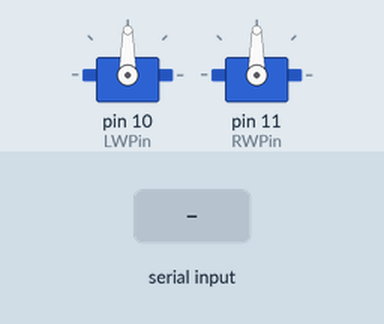
The sketch below on a simulated Arduino Uno, built with avr-gcc and run on an emulated ATmega328P. On the bench: 2 × servo. The test bench sets the inputs (shaded band).

Above: at 1.2 s.
1.3 s: "1" received over Serial
At 2.5 s:
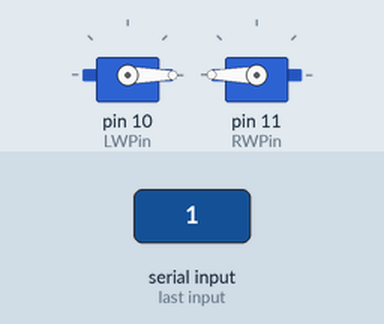
2.8 s: "2" received over Serial
At 3.8 s:
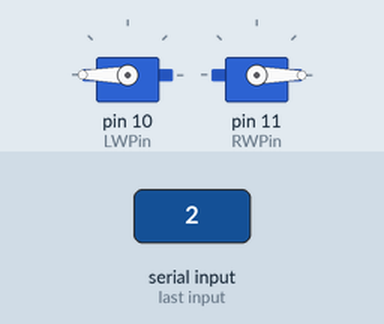
4.3 s: "3" received over Serial
At 4.9 s:
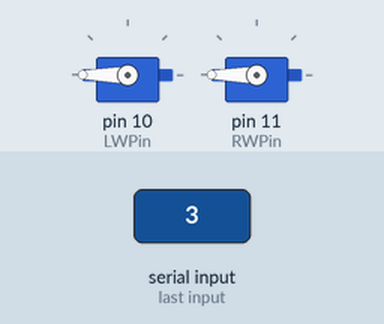
5.8 s: "4" received over Serial
At 7.2 s:
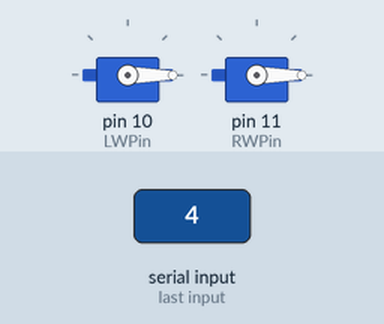
Timing chart, 0 to 8.3 s (numbered marks = the images above; inputs shaded):
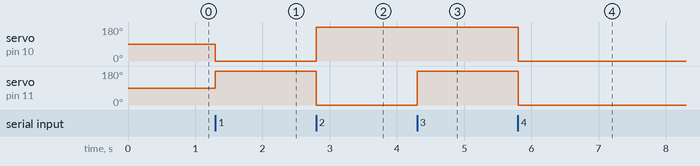

The sketch:

Something.ino
```cpp
// This code is based on a program called "Sweep"
// by BARRAGAN <http://barraganstudio.com>
// (which is an example placed in the public domain found under the example menu of the Arduino IDE)
// and we also utilize the Servo.h Library

//Creative commons license for my modifications
//
//I created additional functions created for handling continuous-rotation-servos as motors
//Forward, Backward, RotateLeft, RotateRight, Stop, and attachServo
//by gskielian  < http://www.kielian.net >

double ForwardSpeed = 100.0;
double RotateSpeed = 100.0;
double BackwardSpeed = 100.0;

#include <Servo.h>

Servo LeftWheel;  // create servo object to control a servo
Servo RightWheel;  // create servo object to control a servo

// Note: a maximum of eight servo objects can be created

int LWPin = 10; //set the pin number for your left servo-motors (just change the number if not pin 9)
int RWPin = 11; //right-wheel control pin

char ch;


void setup()
{
  LeftWheel.attach( LWPin );  //  Connects LeftWheel to the pin LWPin
  RightWheel.attach( RWPin );  // Connects another wheel to be controlled by the pin RWPin

Serial.begin(9600);
}


void loop() {

  if (Serial.available())
  {
      ch = Serial.read();

      if ( ch == '1' )
      {
        Forward(0.1);
      }
      else if (ch == '2')
      {
        Backward(0.1);
      }
      else if (ch == '3')
      {
        RotateLeft(0.1);
      }
      else if (ch == '4')
      {
        RotateRight(0.1);
      }
      else
      {
        Stop(0.1);
      }
  }
}


void Forward(double seconds)
{
    double speed = ForwardSpeed;

     attachServos(); //in case we disconnected them

     //The CRS thinks it is always at 90 degrees
     //if you tell it to go to 180 degrees it will go really fast clock-wise
     //0 degrees really quickly counterclockwise
     // 95 really slowly clockwise

    double leftspeed = (-speed/100.0*90.0 + 90) ;
    double rightspeed = (speed/100.0*90.0 + 90) ;  // translates it to servo-speak (servo input is from 0-180)

    LeftWheel.write( (int) leftspeed);
    RightWheel.write((int) rightspeed); // Right wheel is backwards

   //delay wants an integer number of milliseconds, we turn seconds to milliseconds
   //then we turn the result into an int
   delay((int) (seconds*1000));
}


void Backward ( double seconds)
{
    double speed = BackwardSpeed;

    attachServos(); //in case we disconnected them

    double leftspeed = (speed/100.0*90.0 + 90) ;
    double rightspeed = (-speed/100.0*90.0 + 90) ;  // translates it to servo-speak (servo input is from 0-180)

    LeftWheel.write( (int) leftspeed);
    RightWheel.write((int) rightspeed);

    delay((int) (seconds*1000));
}


void RotateLeft (double seconds)
{
    double speed = RotateSpeed;

    attachServos(); //in case we disconnected them

    double leftspeed = (speed/100.0*90.0 + 90) ;  // translates it to servo-speak (servo input is from 0-180)
    double rightspeed = (speed/100.0*90.0 + 90) ;  // translates it to servo-speak (servo input is from 0-180)

    LeftWheel.write((int) leftspeed);
    RightWheel.write((int) rightspeed);
    delay((int) (seconds*1000));
}

void RotateRight (double seconds)
{
    double speed = RotateSpeed;

    attachServos(); //in case we disconnected them

    double leftspeed =  (-speed/100.0*90.0 + 90) ;  // translates it to servo-speak (servo input is from 0-180)
    double rightspeed =  (-speed/100.0*90.0 + 90) ;  // translates it to servo-speak (servo input is from 0-180)

    LeftWheel.write((int) leftspeed);
    RightWheel.write((int) rightspeed);

    delay((int) (seconds*1000));
}


void Stop( double seconds)
{
  LeftWheel.detach();  //to stop the motors, we have the Arduino stop sending signals entirely
  RightWheel.detach();

  delay((int) (seconds*1000));
}


void attachServos()
{
   LeftWheel.attach(LWPin);
   RightWheel.attach(RWPin);
}
```

Measured:
- after the input at 1.3 s, servo on pin 10 (LWPin): 90° → 0° at once; servo on pin 11 (RWPin): 90° → 180° at once
- after the input at 2.8 s, servo on pin 10 (LWPin): 0° → 180° at once; servo on pin 11 (RWPin): 180° → 0° at once
- after the input at 4.3 s, servo on pin 11 (RWPin): 0° → 180° at once
- after the input at 5.8 s, servo on pin 10 (LWPin), servo on pin 11 (RWPin): 180° → 0° at once
